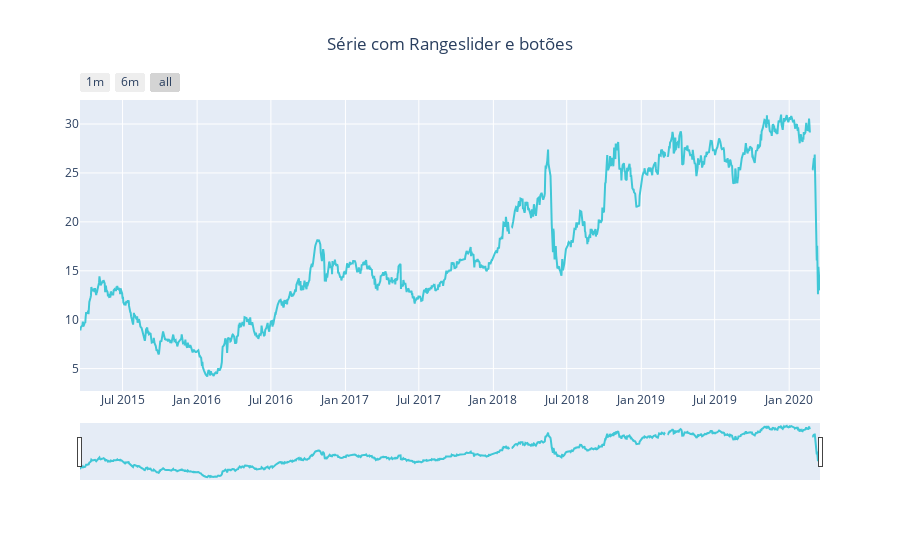

Here is the notebook cell this chart was saved with:
### Markdown cell above
### Rangeslider e Rangeselector

### Code cell
Close = go.Scatter(
    x = df.Date,
    y = df.Close,
    name = 'PETR4 Close',
    line = dict(color = '#17BECF'),
    opacity = 0.8
)

data = [Close]

layout = dict(
    title = 'Série com Rangeslider e botões',
    title_x = 0.5, 
    xaxis = dict(
        rangeselector = dict(
            buttons = list([
                dict(count = 1,
                    label = '1m', 
                    step = 'month',
                    stepmode = 'backward'),
                dict(count = 6, 
                    label = '6m',
                    step = 'month',
                    stepmode = 'backward'),
                dict(step = 'all')
            ])
        ),
        rangeslider = dict(visible = True),
        type = 'date'
    )
)

fig = dict(data = data, layout = layout)
py.iplot(fig)

### Figure 1 — Plotly figure (JSON) as saved in the notebook; plotly's stock layout.template omitted (floating-point values rounded to 4 significant figures; data arrays with more than 128 entries replaced by an {"elided": "..."} marker saying what was removed)
{"data": [{"line": {"color": "#17BECF"}, "name": "PETR4 Close", "opacity": 0.8, "type": "scatter", "x": {"elided": "1244 str values"}, "y": {"elided": "1244 float values"}}], "layout": {"title": {"text": "Série com Rangeslider e botões", "x": 0.5}, "xaxis": {"rangeselector": {"buttons": [{"count": 1, "label": "1m", "step": "month", "stepmode": "backward"}, {"count": 6, "label": "6m", "step": "month", "stepmode": "backward"}, {"step": "all"}]}, "rangeslider": {"visible": true}, "type": "date"}}}
